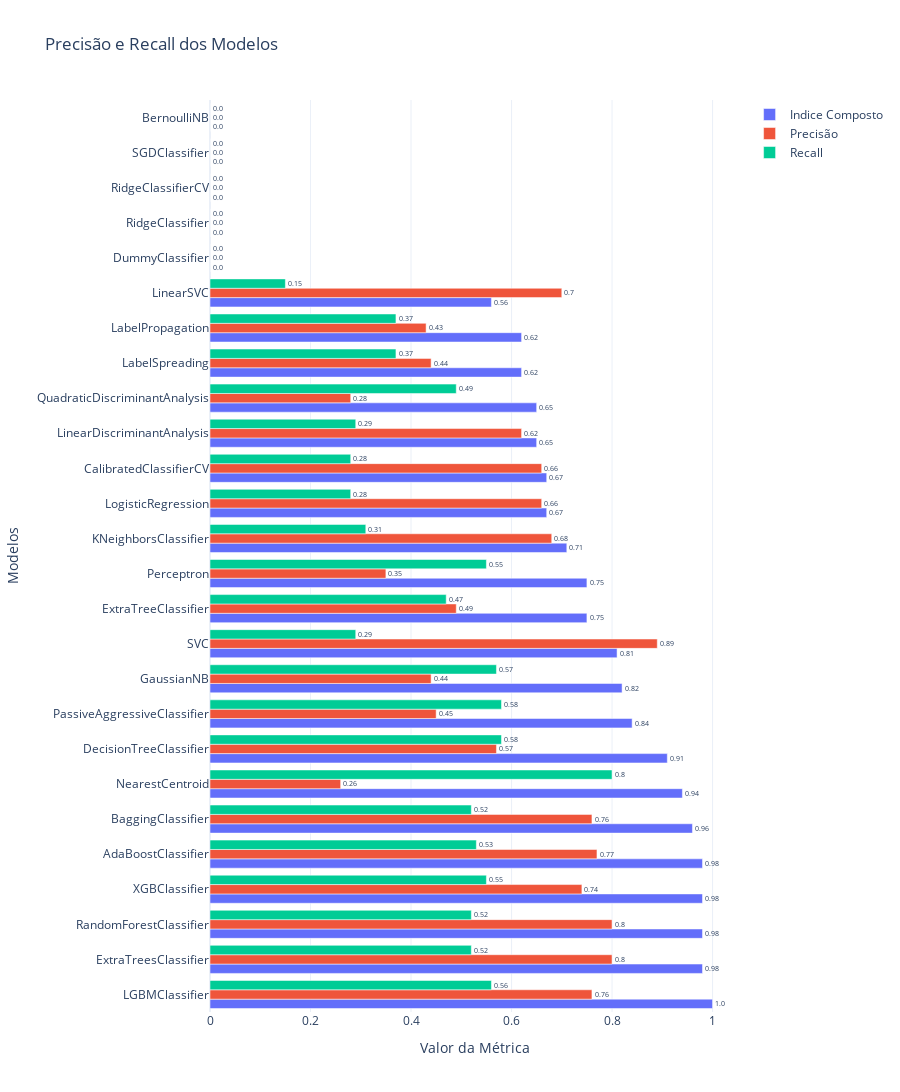

This figure's notebook cell:
### Code cell
import plotly.graph_objects as go

# Dados de exemplo: Precisão e Recall para os modelos
model_names = predictions.index.tolist()
precisions = predictions['Precision'].tolist()
recalls = predictions['Recall'].tolist()
indice_composto = predictions['indice_composto_normalized'].tolist()

# Criando o gráfico de barras invertidas
fig = go.Figure()

# Adicionando barras para precisão
fig.add_trace(go.Bar(
    y=model_names,
    x=indice_composto,
    name='Indice Composto',
    orientation='h',
    text=indice_composto,
    textposition='outside'
))

# Adicionando barras para precisão
fig.add_trace(go.Bar(
    y=model_names,
    x=precisions,
    name='Precisão',
    orientation='h',
    text=precisions,
    textposition='outside'
))

# Adicionando barras para recall
fig.add_trace(go.Bar(
    y=model_names,
    x=recalls,
    name='Recall',
    orientation='h',
    text=recalls,
    textposition='outside'
))

# Configurando o layout do gráfico
fig.update_layout(
    title='Precisão e Recall dos Modelos',
    xaxis=dict(title='Valor da Métrica'),
    yaxis=dict(title='Modelos', automargin=True),
    barmode='group',
    template='plotly_white',
    height=1500
)

# Mostrar o gráfico
fig.show()

### Figure 1 — Plotly figure (JSON) as saved in the notebook; plotly's stock layout.template omitted (floating-point values rounded to 4 significant figures)
{"data": [{"name": "Indice Composto", "orientation": "h", "text": ["1.0", "0.98", "0.98", "0.98", "0.98", "0.96", "0.94", "0.91", "0.84", "0.82", "0.81", "0.75", "0.75", "0.71", "0.67", "0.67", "0.65", "0.65", "0.62", "0.62", "0.56", "0.0", "0.0", "0.0", "0.0", "0.0"], "textposition": "outside", "type": "bar", "x": [1, 0.98, 0.98, 0.98, 0.98, 0.96, 0.94, 0.91, 0.84, 0.82, 0.81, 0.75, 0.75, 0.71, 0.67, 0.67, 0.65, 0.65, 0.62, 0.62, 0.56, 0, 0, 0, 0, 0], "y": ["LGBMClassifier", "ExtraTreesClassifier", "RandomForestClassifier", "XGBClassifier", "AdaBoostClassifier", "BaggingClassifier", "NearestCentroid", "DecisionTreeClassifier", "PassiveAggressiveClassifier", "GaussianNB", "SVC", "ExtraTreeClassifier", "Perceptron", "KNeighborsClassifier", "LogisticRegression", "CalibratedClassifierCV", "LinearDiscriminantAnalysis", "QuadraticDiscriminantAnalysis", "LabelSpreading", "LabelPropagation", "LinearSVC", "DummyClassifier", "RidgeClassifier", "RidgeClassifierCV", "SGDClassifier", "BernoulliNB"]}, {"name": "Precisão", "orientation": "h", "text": ["0.76", "0.8", "0.8", "0.74", "0.77", "0.76", "0.26", "0.57", "0.45", "0.44", "0.89", "0.49", "0.35", "0.68", "0.66", "0.66", "0.62", "0.28", "0.44", "0.43", "0.7", "0.0", "0.0", "0.0", "0.0", "0.0"], "textposition": "outside", "type": "bar", "x": [0.76, 0.8, 0.8, 0.74, 0.77, 0.76, 0.26, 0.57, 0.45, 0.44, 0.89, 0.49, 0.35, 0.68, 0.66, 0.66, 0.62, 0.28, 0.44, 0.43, 0.7, 0, 0, 0, 0, 0], "y": ["LGBMClassifier", "ExtraTreesClassifier", "RandomForestClassifier", "XGBClassifier", "AdaBoostClassifier", "BaggingClassifier", "NearestCentroid", "DecisionTreeClassifier", "PassiveAggressiveClassifier", "GaussianNB", "SVC", "ExtraTreeClassifier", "Perceptron", "KNeighborsClassifier", "LogisticRegression", "CalibratedClassifierCV", "LinearDiscriminantAnalysis", "QuadraticDiscriminantAnalysis", "LabelSpreading", "LabelPropagation", "LinearSVC", "DummyClassifier", "RidgeClassifier", "RidgeClassifierCV", "SGDClassifier", "BernoulliNB"]}, {"name": "Recall", "orientation": "h", "text": ["0.56", "0.52", "0.52", "0.55", "0.53", "0.52", "0.8", "0.58", "0.58", "0.57", "0.29", "0.47", "0.55", "0.31", "0.28", "0.28", "0.29", "0.49", "0.37", "0.37", "0.15", "0.0", "0.0", "0.0", "0.0", "0.0"], "textposition": "outside", "type": "bar", "x": [0.56, 0.52, 0.52, 0.55, 0.53, 0.52, 0.8, 0.58, 0.58, 0.57, 0.29, 0.47, 0.55, 0.31, 0.28, 0.28, 0.29, 0.49, 0.37, 0.37, 0.15, 0, 0, 0, 0, 0], "y": ["LGBMClassifier", "ExtraTreesClassifier", "RandomForestClassifier", "XGBClassifier", "AdaBoostClassifier", "BaggingClassifier", "NearestCentroid", "DecisionTreeClassifier", "PassiveAggressiveClassifier", "GaussianNB", "SVC", "ExtraTreeClassifier", "Perceptron", "KNeighborsClassifier", "LogisticRegression", "CalibratedClassifierCV", "LinearDiscriminantAnalysis", "QuadraticDiscriminantAnalysis", "LabelSpreading", "LabelPropagation", "LinearSVC", "DummyClassifier", "RidgeClassifier", "RidgeClassifierCV", "SGDClassifier", "BernoulliNB"]}], "layout": {"barmode": "group", "height": 1500, "title": {"text": "Precisão e Recall dos Modelos"}, "xaxis": {"title": {"text": "Valor da Métrica"}}, "yaxis": {"automargin": true, "title": {"text": "Modelos"}}}}
